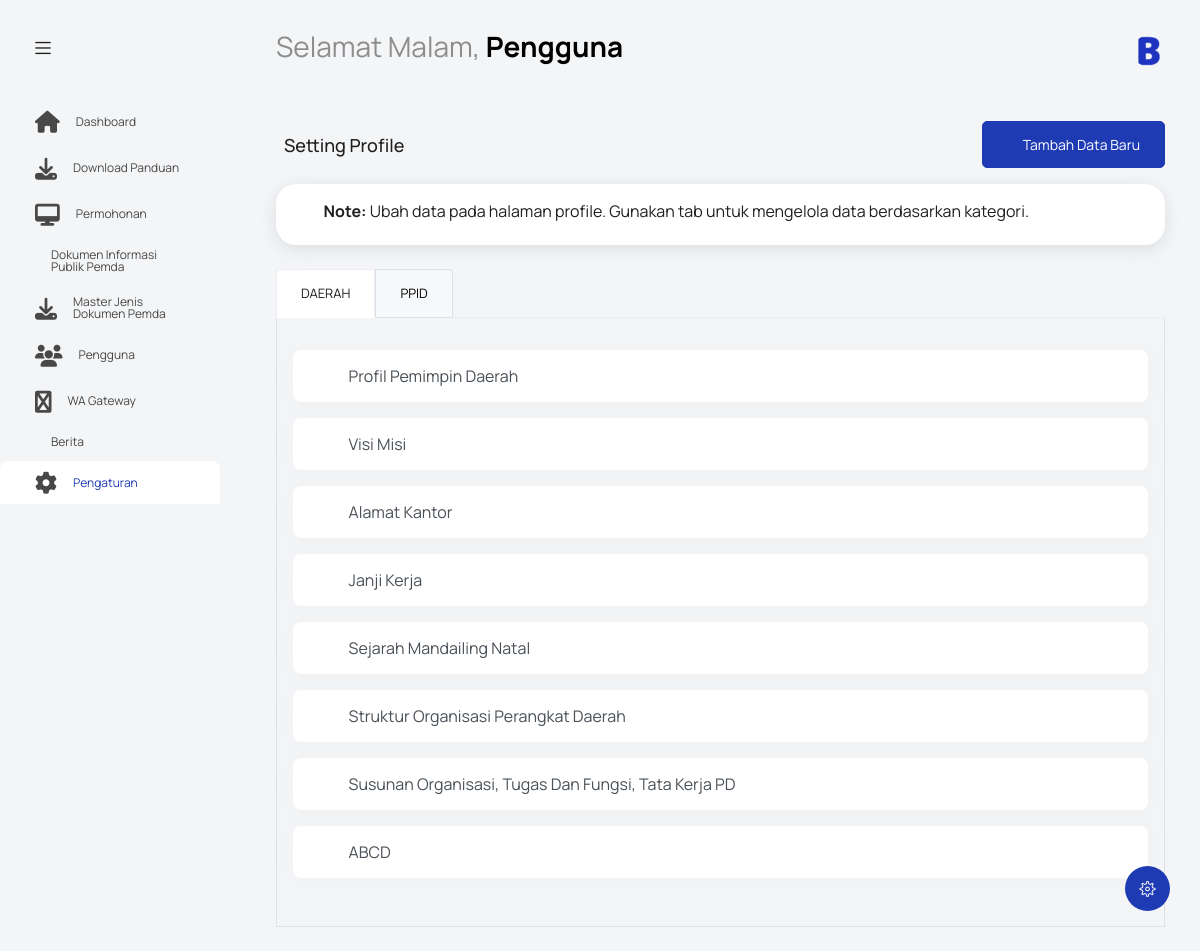
The app's page /index.php?controller=profile&action=index (signed in) with its own data.
### tables this page shows
CREATE TABLE `profile` (
  `id_profile` int NOT NULL,
  `nama_kategori` varchar(255) DEFAULT NULL,
  `keterangan` varchar(255) NOT NULL,
  `isi` text,
  `created_at` datetime DEFAULT CURRENT_TIMESTAMP,
  `updated_at` datetime DEFAULT CURRENT_TIMESTAMP ON UPDATE CURRENT_TIMESTAMP
);

### controllers/ProfileController.php (called while the page is built, shortened)
<?php
require_once 'models/ProfileModel.php';
class ProfileController {
    private $profileModel;
    public function __construct() {
        global $database;
        $db = $database->getConnection();
        $this->profileModel = new ProfileModel($db);
    }
    public function index() {
        $groupedProfiles = $this->profileModel->getGroupedProfiles();
        $data = [
            'groupedProfiles' => $groupedProfiles,
            'categories' => array_keys($groupedProfiles)
        ];
        include 'views/profile/index.php';
    }
}

### models/ProfileModel.php (called while the page is built, shortened)
<?php
class ProfileModel
{
    private $conn;
    private $table_name = "profile";
    public function __construct($db)
    {
        $this->conn = $db;
    }
    public function getGroupedProfiles()
    {
        $query = "SELECT * FROM " . $this->table_name . " ORDER BY nama_kategori ASC, id_profile ASC";
        $stmt = $this->conn->prepare($query);
        $stmt->execute();
        $profiles = $stmt->fetchAll(PDO::FETCH_ASSOC);
        $groupedProfiles = [];
        foreach ($profiles as $profile) {
            $category = $profile['nama_kategori'];
            if (!isset($groupedProfiles[$category])) {
                $groupedProfiles[$category] = [];
            }
            $groupedProfiles[$category][] = $profile;
        }
        return $groupedProfiles;
    }
}

### views/profile/index.php (the view, shortened to what this page needs)
<?php include('template/header.php'); ?>
<body class="with-welcome-text">
  <div class="container-scroller">
    <?php include 'template/navbar.php'; ?>
    <div class="container-fluid page-body-wrapper">
      <?php include 'template/setting_panel.php'; ?>
      <?php include 'template/sidebar.php'; ?>
      <div class="main-panel">
        <div class="content-wrapper">
          <div class="row">
            <div class="col-sm-12">
              <div class="d-flex justify-content-between align-items-center mb-3">
                <div class="d-flex align-items-center">
                  <span style="font-size: 18px; font-weight: 500;">Setting Profile</span>
                </div>
                <button type="button" class="btn btn-primary" data-bs-toggle="modal" data-bs-target="#addProfileModal">
                  <i class="mdi mdi-plus"></i> Tambah Data Baru
                </button>
              </div>
              <div class="card mb-4">
                <div class="card-body py-3">
                  <div class="d-flex align-items-start">
                    <i class="mdi mdi-information text-primary me-2" style="font-size: 20px; margin-top: 2px;"></i>
                    <div>
                      <strong>Note:</strong> Ubah data pada halaman profile. Gunakan tab untuk mengelola data berdasarkan kategori.
                    </div>
                  </div>
                </div>
              </div>
              <ul class="nav nav-tabs" id="profileTabs" role="tablist">
                <?php foreach ($data['categories'] as $index => $category): ?>
                  <li class="nav-item" role="presentation">
                    <button
                      class="nav-link <?php echo $index === 0 ? 'active' : ''; ?>"
                      id="<?php echo strtolower(str_replace(' ', '-', $category)); ?>-tab"
                      data-bs-toggle="tab"
                      data-bs-target="#<?php echo strtolower(str_replace(' ', '-', $category)); ?>"
                      type="button"
                      role="tab"
                      aria-controls="<?php echo strtolower(str_replace(' ', '-', $category)); ?>"
                      aria-selected="<?php echo $index === 0 ? 'true' : 'false'; ?>">
                      <?php echo htmlspecialchars($category); ?>
                    </button>
                  </li>
                <?php endforeach; ?>
              </ul>
              <div class="tab-content" id="profileTabContent">
                <?php foreach ($data['categories'] as $index => $category): ?>
                  <div
                    class="tab-pane fade <?php echo $index === 0 ? 'show active' : ''; ?>"
                    id="<?php echo strtolower(str_replace(' ', '-', $category)); ?>"
                    role="tabpanel"
                    aria-labelledby="<?php echo strtolower(str_replace(' ', '-', $category)); ?>-tab">
                    <?php if (empty($data['groupedProfiles'][$category])): ?>
                      <div class="card">
                        <div class="card-body text-center py-5">
                          <i class="mdi mdi-information-outline" style="font-size: 48px; color: #ccc;"></i>
                          <p class="text-muted mt-2">Belum ada data dalam kategori ini.</p>
                        </div>
                      </div>
                    <?php else: ?>
                      <div class="accordion" id="profileAccordion_<?php echo strtolower(str_replace(' ', '-', $category)); ?>">
                        <?php foreach ($data['groupedProfiles'][$category] as $profile): ?>
                          <div class="card mb-3">
                            <div class="card-header p-0" id="heading_<?php echo $profile['id_profile']; ?>_<?php echo strtolower(str_replace(' ', '-', $category)); ?>">
                              <h2 class="mb-0">
                                <button
                                  class="btn btn-link btn-block text-left py-3 px-4 text-decoration-none collapsed"
                                  type="button"
                                  data-bs-toggle="collapse"
                                  data-bs-target="#collapse_<?php echo $profile['id_profile']; ?>_<?php echo strtolower(str_replace(' ', '-', $category)); ?>"
                                  aria-expanded="false"
                                  aria-controls="collapse_<?php echo $profile['id_profile']; ?>_<?php echo strtolower(str_replace(' ', '-', $category)); ?>"
                                  style="border: none; background: none; width: 100%;">
                                  <div class="d-flex justify-content-between align-items-center">
                                    <div class="d-flex align-items-center">
                                      <i class="mdi mdi-file-document-outline me-3 text-primary" style="font-size: 20px;"></i>
                                      <strong style="font-size: 16px; color: #495057;">
                                        <?php echo ucwords(str_replace('_', ' ', htmlspecialchars($profile['keterangan']))); ?>
                                      </strong>
                                    </div>
                                    <i class="mdi mdi-chevron-down text-muted"></i>
                                  </div>
                                </button>
                              </h2>
                            </div>
                          </div>
                        <?php endforeach; ?>
                      </div>
                    <?php endif; ?>
                  </div>
                <?php endforeach; ?>
              </div>
            </div>
          </div>
        </div>
      </div>
    </div>
  </div>
</body>
</html>

### records on screen
profile: keterangan "Profil Pemimpin Daerah"
profile: keterangan "Visi Misi"
profile: keterangan "Alamat Kantor"
profile: keterangan "Janji Kerja"
profile: keterangan "Sejarah Mandailing Natal"
profile: keterangan "Struktur Organisasi Perangkat Daerah"
profile: keterangan "Susunan Organisasi, Tugas Dan Fungsi, Tata Kerja PD"
profile: keterangan "ABCD"

### other values on screen
$greeting "Selamat Malam"
$nama "Pengguna"
$category "DAERAH"
$category "PPID"
